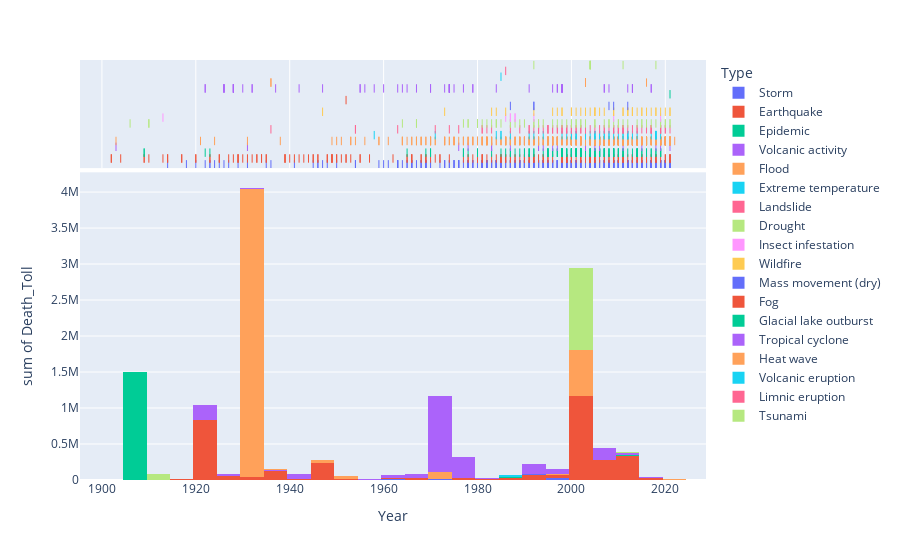

Notebook code for this chart:
### Markdown cell above
#### Above fig shows that China Followed by United States , India , Indonesia and Phillipines are the top 5 countries effected by disasters.

### Code cell
fig = px.histogram(df, x="Year", y="Death_Toll", color="Type", marginal="rug",
                   hover_data=df.columns)
fig.show()

### Figure 1 — Plotly figure (JSON) as saved in the notebook; plotly's stock layout.template omitted (floating-point values rounded to 4 significant figures; data arrays with more than 128 entries replaced by an {"elided": "..."} marker saying what was removed)
{"data": [{"alignmentgroup": "True", "bingroup": "x", "histfunc": "sum", "hovertemplate": "Type=Storm<br>Year=%{x}<br>sum of Death_Toll=%{y}<extra></extra>", "legendgroup": "Storm", "marker": {"color": "#636efa", "pattern": {"shape": ""}}, "name": "Storm", "offsetgroup": "Storm", "orientation": "v", "showlegend": true, "type": "histogram", "x": {"elided": "422 int values"}, "xaxis": "x", "y": {"elided": "422 int values"}, "yaxis": "y"}, {"alignmentgroup": "True", "boxpoints": "all", "customdata": {"elided": "422x8 mixed values"}, "fillcolor": "rgba(255,255,255,0)", "hoveron": "points", "hovertemplate": "Type=%{customdata[6]}<br>Year=%{x}<br>Unnamed: 0=%{customdata[0]}<br>Event_ID=%{customdata[1]}<br>Country_Code=%{customdata[2]}<br>Country_Name=%{customdata[3]}<br>Latitude=%{customdata[4]}<br>Longitude=%{customdata[5]}<br>Severity=%{customdata[7]}<extra></extra>", "jitter": 0, "legendgroup": "Storm", "line": {"color": "rgba(255,255,255,0)"}, "marker": {"color": "#636efa", "symbol": "line-ns-open"}, "name": "Storm", "offsetgroup": "Storm", "showlegend": false, "type": "box", "x": {"elided": "422 int values"}, "xaxis": "x2", "yaxis": "y2"}, {"alignmentgroup": "True", "bingroup": "x", "histfunc": "sum", "hovertemplate": "Type=Earthquake<br>Year=%{x}<br>sum of Death_Toll=%{y}<extra></extra>", "legendgroup": "Earthquake", "marker": {"color": "#EF553B", "pattern": {"shape": ""}}, "name": "Earthquake", "offsetgroup": "Earthquake", "orientation": "v", "showlegend": true, "type": "histogram", "x": {"elided": "200 int values"}, "xaxis": "x", "y": {"elided": "200 int values"}, "yaxis": "y"}, {"alignmentgroup": "True", "boxpoints": "all", "customdata": {"elided": "200x8 mixed values"}, "fillcolor": "rgba(255,255,255,0)", "hoveron": "points", "hovertemplate": "Type=%{customdata[6]}<br>Year=%{x}<br>Unnamed: 0=%{customdata[0]}<br>Event_ID=%{customdata[1]}<br>Country_Code=%{customdata[2]}<br>Country_Name=%{customdata[3]}<br>Latitude=%{customdata[4]}<br>Longitude=%{customdata[5]}<br>Severity=%{customdata[7]}<extra></extra>", "jitter": 0, "legendgroup": "Earthquake", "line": {"color": "rgba(255,255,255,0)"}, "marker": {"color": "#EF553B", "symbol": "line-ns-open"}, "name": "Earthquake", "offsetgroup": "Earthquake", "showlegend": false, "type": "box", "x": {"elided": "200 int values"}, "xaxis": "x2", "yaxis": "y2"}, {"alignmentgroup": "True", "bingroup": "x", "histfunc": "sum", "hovertemplate": "Type=Epidemic<br>Year=%{x}<br>sum of Death_Toll=%{y}<extra></extra>", "legendgroup": "Epidemic", "marker": {"color": "#00cc96", "pattern": {"shape": ""}}, "name": "Epidemic", "offsetgroup": "Epidemic", "orientation": "v", "showlegend": true, "type": "histogram", "x": {"elided": "149 int values"}, "xaxis": "x", "y": {"elided": "149 int values"}, "yaxis": "y"}, {"alignmentgroup": "True", "boxpoints": "all", "customdata": {"elided": "149x8 mixed values"}, "fillcolor": "rgba(255,255,255,0)", "hoveron": "points", "hovertemplate": "Type=%{customdata[6]}<br>Year=%{x}<br>Unnamed: 0=%{customdata[0]}<br>Event_ID=%{customdata[1]}<br>Country_Code=%{customdata[2]}<br>Country_Name=%{customdata[3]}<br>Latitude=%{customdata[4]}<br>Longitude=%{customdata[5]}<br>Severity=%{customdata[7]}<extra></extra>", "jitter": 0, "legendgroup": "Epidemic", "line": {"color": "rgba(255,255,255,0)"}, "marker": {"color": "#00cc96", "symbol": "line-ns-open"}, "name": "Epidemic", "offsetgroup": "Epidemic", "showlegend": false, "type": "box", "x": {"elided": "149 int values"}, "xaxis": "x2", "yaxis": "y2"}, {"alignmentgroup": "True", "bingroup": "x", "histfunc": "sum", "hovertemplate": "Type=Volcanic activity<br>Year=%{x}<br>sum of Death_Toll=%{y}<extra></extra>", "legendgroup": "Volcanic activity", "marker": {"color": "#ab63fa", "pattern": {"shape": ""}}, "name": "Volcanic activity", "offsetgroup": "Volcanic activity", "orientation": "v", "showlegend": true, "type": "histogram", "x": [2019, 1994, 1983, 2011, 1997, 2021, 2015, 1903, 1983, 1976, 1987, 1993, 1978, 1996, 1931, 2018, 2006, 1993, 2005, 2003], "xaxis": "x", "y": [21, 20, 20, 20, 20, 20, 20, 17, 20, 20, 20, 10, 20, 20, 1300, 453, 20, 2, 1, 20], "yaxis": "y"}, {"alignmentgroup": "True", "boxpoints": "all", "customdata": {"elided": "20x8 mixed values"}, "fillcolor": "rgba(255,255,255,0)", "hoveron": "points", "hovertemplate": "Type=%{customdata[6]}<br>Year=%{x}<br>Unnamed: 0=%{customdata[0]}<br>Event_ID=%{customdata[1]}<br>Country_Code=%{customdata[2]}<br>Country_Name=%{customdata[3]}<br>Latitude=%{customdata[4]}<br>Longitude=%{customdata[5]}<br>Severity=%{customdata[7]}<extra></extra>", "jitter": 0, "legendgroup": "Volcanic activity", "line": {"color": "rgba(255,255,255,0)"}, "marker": {"color": "#ab63fa", "symbol": "line-ns-open"}, "name": "Volcanic activity", "offsetgroup": "Volcanic activity", "showlegend": false, "type": "box", "x": [2019, 1994, 1983, 2011, 1997, 2021, 2015, 1903, 1983, 1976, 1987, 1993, 1978, 1996, 1931, 2018, 2006, 1993, 2005, 2003], "xaxis": "x2", "yaxis": "y2"}, {"alignmentgroup": "True", "bingroup": "x", "histfunc": "sum", "hovertemplate": "Type=Flood<br>Year=%{x}<br>sum of Death_Toll=%{y}<extra></extra>", "legendgroup": "Flood", "marker": {"color": "#FFA15A", "pattern": {"shape": ""}}, "name": "Flood", "offsetgroup": "Flood", "orientation": "v", "showlegend": true, "type": "histogram", "x": {"elided": "540 int values"}, "xaxis": "x", "y": {"elided": "540 int values"}, "yaxis": "y"}, {"alignmentgroup": "True", "boxpoints": "all", "customdata": {"elided": "540x8 mixed values"}, "fillcolor": "rgba(255,255,255,0)", "hoveron": "points", "hovertemplate": "Type=%{customdata[6]}<br>Year=%{x}<br>Unnamed: 0=%{customdata[0]}<br>Event_ID=%{customdata[1]}<br>Country_Code=%{customdata[2]}<br>Country_Name=%{customdata[3]}<br>Latitude=%{customdata[4]}<br>Longitude=%{customdata[5]}<br>Severity=%{customdata[7]}<extra></extra>", "jitter": 0, "legendgroup": "Flood", "line": {"color": "rgba(255,255,255,0)"}, "marker": {"color": "#FFA15A", "symbol": "line-ns-open"}, "name": "Flood", "offsetgroup": "Flood", "showlegend": false, "type": "box", "x": {"elided": "540 int values"}, "xaxis": "x2", "yaxis": "y2"}, {"alignmentgroup": "True", "bingroup": "x", "histfunc": "sum", "hovertemplate": "Type=Extreme temperature <br>Year=%{x}<br>sum of Death_Toll=%{y}<extra></extra>", "legendgroup": "Extreme temperature ", "marker": {"color": "#19d3f3", "pattern": {"shape": ""}}, "name": "Extreme temperature ", "offsetgroup": "Extreme temperature ", "orientation": "v", "showlegend": true, "type": "histogram", "x": [2018, 1994, 2012, 2005, 2001, 2006, 2000, 2011, 2008, 2003, 2010, 2012, 1958, 2018, 2006, 2014, 2005, 2018, 2001, 2003, 1991, 2004, 2007, 2017, 2007, 2008, 2005, 2003, 1987, 2009, 2013, 1998, 2018, 1985, 2000, 2001, 2011, 2012, 1985, 1999, 2005, 2018, 2019, 1984, 1992, 1971, 2012], "xaxis": "x", "y": [1, 5, 86, 191, 56, 21, 20, 20, 16, 20, 1, 64, 651, 2, 940, 78, 5, 180, 14, 400, 20, 15, 6, 3, 130, 2, 20, 15, 80, 27, 557, 60, 20, 20, 20, 21, 80, 112, 103, 140, 2, 44, 20, 290, 275, 400, 10], "yaxis": "y"}, {"alignmentgroup": "True", "boxpoints": "all", "customdata": {"elided": "47x8 mixed values"}, "fillcolor": "rgba(255,255,255,0)", "hoveron": "points", "hovertemplate": "Type=%{customdata[6]}<br>Year=%{x}<br>Unnamed: 0=%{customdata[0]}<br>Event_ID=%{customdata[1]}<br>Country_Code=%{customdata[2]}<br>Country_Name=%{customdata[3]}<br>Latitude=%{customdata[4]}<br>Longitude=%{customdata[5]}<br>Severity=%{customdata[7]}<extra></extra>", "jitter": 0, "legendgroup": "Extreme temperature ", "line": {"color": "rgba(255,255,255,0)"}, "marker": {"color": "#19d3f3", "symbol": "line-ns-open"}, "name": "Extreme temperature ", "offsetgroup": "Extreme temperature ", "showlegend": false, "type": "box", "x": [2018, 1994, 2012, 2005, 2001, 2006, 2000, 2011, 2008, 2003, 2010, 2012, 1958, 2018, 2006, 2014, 2005, 2018, 2001, 2003, 1991, 2004, 2007, 2017, 2007, 2008, 2005, 2003, 1987, 2009, 2013, 1998, 2018, 1985, 2000, 2001, 2011, 2012, 1985, 1999, 2005, 2018, 2019, 1984, 1992, 1971, 2012], "xaxis": "x2", "yaxis": "y2"}, {"alignmentgroup": "True", "bingroup": "x", "histfunc": "sum", "hovertemplate": "Type=Landslide<br>Year=%{x}<br>sum of Death_Toll=%{y}<extra></extra>", "legendgroup": "Landslide", "marker": {"color": "#FF6692", "pattern": {"shape": ""}}, "name": "Landslide", "offsetgroup": "Landslide", "orientation": "v", "showlegend": true, "type": "histogram", "x": [2002, 2017, 2004, 2019, 1936, 2006, 1993, 2020, 2007, 2003, 1954, 1983, 1998, 2002, 2001, 2009, 1997, 2005, 1954, 1995, 2019, 2007, 2009, 1976, 2011, 2012, 2010, 2000, 1994, 1981, 1998, 2013, 1996, 1989, 1993, 1971, 1992, 1982, 1993, 1999, 2020, 2015, 1995, 2003, 2010, 2016, 2019, 2000, 1987, 1991, 2001, 1974, 2017, 2019, 2008, 1998, 2014, 1981, 2009, 2017, 1999, 1991, 2021, 2017, 1995, 1999, 1963, 2000, 2011, 2010, 1993, 1997, 1996, 2011, 2011, 2014], "xaxis": "x", "y": [80, 22, 13, 23, 73, 11, 5, 10, 43, 15, 100, 20, 13, 16, 15, 14, 12, 7, 262, 95, 15, 20, 10, 25, 17, 75, 16, 86, 20, 26, 87, 7, 38, 41, 22, 600, 49, 1, 10, 58, 15, 12, 20, 1, 27, 10, 97, 58, 70, 33, 19, 90, 6, 13, 24, 14, 151, 20, 10, 28, 1, 200, 15, 11, 85, 30, 1917, 14, 13, 66, 36, 20, 56, 7, 59, 2700], "yaxis": "y"}, {"alignmentgroup": "True", "boxpoints": "all", "customdata": {"elided": "76x8 mixed values"}, "fillcolor": "rgba(255,255,255,0)", "hoveron": "points", "hovertemplate": "Type=%{customdata[6]}<br>Year=%{x}<br>Unnamed: 0=%{customdata[0]}<br>Event_ID=%{customdata[1]}<br>Country_Code=%{customdata[2]}<br>Country_Name=%{customdata[3]}<br>Latitude=%{customdata[4]}<br>Longitude=%{customdata[5]}<br>Severity=%{customdata[7]}<extra></extra>", "jitter": 0, "legendgroup": "Landslide", "line": {"color": "rgba(255,255,255,0)"}, "marker": {"color": "#FF6692", "symbol": "line-ns-open"}, "name": "Landslide", "offsetgroup": "Landslide", "showlegend": false, "type": "box", "x": [2002, 2017, 2004, 2019, 1936, 2006, 1993, 2020, 2007, 2003, 1954, 1983, 1998, 2002, 2001, 2009, 1997, 2005, 1954, 1995, 2019, 2007, 2009, 1976, 2011, 2012, 2010, 2000, 1994, 1981, 1998, 2013, 1996, 1989, 1993, 1971, 1992, 1982, 1993, 1999, 2020, 2015, 1995, 2003, 2010, 2016, 2019, 2000, 1987, 1991, 2001, 1974, 2017, 2019, 2008, 1998, 2014, 1981, 2009, 2017, 1999, 1991, 2021, 2017, 1995, 1999, 1963, 2000, 2011, 2010, 1993, 1997, 1996, 2011, 2011, 2014], "xaxis": "x2", "yaxis": "y2"}, {"alignmentgroup": "True", "bingroup": "x", "histfunc": "sum", "hovertemplate": "Type=Drought<br>Year=%{x}<br>sum of Death_Toll=%{y}<extra></extra>", "legendgroup": "Drought", "marker": {"color": "#B6E880", "pattern": {"shape": ""}}, "name": "Drought", "offsetgroup": "Drought", "orientation": "v", "showlegend": true, "type": "histogram", "x": [1978, 2010, 2009, 1999, 2018, 1987, 1980, 2021, 1993, 1967, 2021, 1988, 1983, 1992, 1906, 1987, 1980, 2005, 1992, 2016, 2001, 2015, 2007, 2011, 1964, 1982, 1977, 1967, 2003, 2008, 2002, 2005, 2008, 1993, 1980, 2001, 2019, 1910, 1910, 1994, 2010, 2002, 1989, 1997, 2012, 1980, 1985, 1990, 2014, 1996, 1980, 2020, 1978, 2019, 2017, 1984, 2020, 2015, 2000, 1984, 2000, 1998, 1981], "xaxis": "x", "y": [20, 20, 20, 20, 20, 20, 20, 20, 20, 600, 20, 1400, 20, 20, 20, 600, 20, 27, 20, 20, 20, 20, 20, 20, 20, 20, 20, 20, 20, 20, 20, 20, 20, 20, 20, 20, 20, 20, 85000, 20, 20, 20, 20, 20, 20, 20, 20, 20, 20, 20, 20, 20, 20, 20, 20, 20, 20, 20, 20, 20, 20, 20, 20], "yaxis": "y"}, {"alignmentgroup": "True", "boxpoints": "all", "customdata": {"elided": "63x8 mixed values"}, "fillcolor": "rgba(255,255,255,0)", "hoveron": "points", "hovertemplate": "Type=%{customdata[6]}<br>Year=%{x}<br>Unnamed: 0=%{customdata[0]}<br>Event_ID=%{customdata[1]}<br>Country_Code=%{customdata[2]}<br>Country_Name=%{customdata[3]}<br>Latitude=%{customdata[4]}<br>Longitude=%{customdata[5]}<br>Severity=%{customdata[7]}<extra></extra>", "jitter": 0, "legendgroup": "Drought", "line": {"color": "rgba(255,255,255,0)"}, "marker": {"color": "#B6E880", "symbol": "line-ns-open"}, "name": "Drought", "offsetgroup": "Drought", "showlegend": false, "type": "box", "x": [1978, 2010, 2009, 1999, 2018, 1987, 1980, 2021, 1993, 1967, 2021, 1988, 1983, 1992, 1906, 1987, 1980, 2005, 1992, 2016, 2001, 2015, 2007, 2011, 1964, 1982, 1977, 1967, 2003, 2008, 2002, 2005, 2008, 1993, 1980, 2001, 2019, 1910, 1910, 1994, 2010, 2002, 1989, 1997, 2012, 1980, 1985, 1990, 2014, 1996, 1980, 2020, 1978, 2019, 2017, 1984, 2020, 2015, 2000, 1984, 2000, 1998, 1981], "xaxis": "x2", "yaxis": "y2"}, {"alignmentgroup": "True", "bingroup": "x", "histfunc": "sum", "hovertemplate": "Type=Insect infestation<br>Year=%{x}<br>sum of Death_Toll=%{y}<extra></extra>", "legendgroup": "Insect infestation", "marker": {"color": "#FF97FF", "pattern": {"shape": ""}}, "name": "Insect infestation", "offsetgroup": "Insect infestation", "orientation": "v", "showlegend": true, "type": "histogram", "x": [1992, 1913, 1988, 2019, 1987, 1987, 1986, 1988, 2009], "xaxis": "x", "y": [20, 20, 20, 20, 20, 20, 20, 20, 20], "yaxis": "y"}, {"alignmentgroup": "True", "boxpoints": "all", "customdata": [[37, 1037, "ETH", "Ethiopia", 9.145, 40.49, "Insect infestation", "Medium Risk"], [68, 1068, "NER", "Niger", 17.61, 8.082, "Insect infestation", "Very High Risk"], [292, 1292, "MAR", "Morocco", 31.79, -7.093, "Insect infestation", "Medium Risk"], [426, 1426, "SOM", "Somalia", 5.152, 46.2, "Insect infestation", null], [428, 1428, "SDN", "Sudan", 12.86, 30.22, "Insect infestation", "High Risk"], [1275, 2275, "YMN", "Yemen Arab Rep", 0, 0, "Insect infestation", null], [1387, 2387, "ETH", "Ethiopia", 9.145, 40.49, "Insect infestation", "Medium Risk"], [1410, 2410, "TUN", "Tunisia", 33.89, 9.537, "Insect infestation", "Medium Risk"], [1472, 2472, "LBR", "Liberia", 6.428, -9.429, "Insect infestation", "High Risk"]], "fillcolor": "rgba(255,255,255,0)", "hoveron": "points", "hovertemplate": "Type=%{customdata[6]}<br>Year=%{x}<br>Unnamed: 0=%{customdata[0]}<br>Event_ID=%{customdata[1]}<br>Country_Code=%{customdata[2]}<br>Country_Name=%{customdata[3]}<br>Latitude=%{customdata[4]}<br>Longitude=%{customdata[5]}<br>Severity=%{customdata[7]}<extra></extra>", "jitter": 0, "legendgroup": "Insect infestation", "line": {"color": "rgba(255,255,255,0)"}, "marker": {"color": "#FF97FF", "symbol": "line-ns-open"}, "name": "Insect infestation", "offsetgroup": "Insect infestation", "showlegend": false, "type": "box", "x": [1992, 1913, 1988, 2019, 1987, 1987, 1986, 1988, 2009], "xaxis": "x2", "yaxis": "y2"}, {"alignmentgroup": "True", "bingroup": "x", "histfunc": "sum", "hovertemplate": "Type=Wildfire<br>Year=%{x}<br>sum of Death_Toll=%{y}<extra></extra>", "legendgroup": "Wildfire", "marker": {"color": "#FECB52", "pattern": {"shape": ""}}, "name": "Wildfire", "offsetgroup": "Wildfire", "orientation": "v", "showlegend": true, "type": "histogram", "x": [2019, 2017, 2014, 2011, 2011, 2001, 2004, 1984, 2013, 1998, 2002, 2012, 2021, 2012, 2021, 1947, 1983, 2005, 2006, 2013, 2009, 1992, 1986, 2020, 2016, 2013, 2005, 2015, 2000, 2018, 2013, 1973, 2000, 1996, 2007, 2003, 2009, 2005, 1997, 2012, 1998, 2018, 2015], "xaxis": "x", "y": [20, 64, 12, 1, 2, 20, 9, 20, 9, 20, 1, 5, 20, 2, 20, 20, 75, 15, 4, 2, 20, 56, 15, 20, 7, 1, 2, 20, 20, 14, 1, 20, 20, 1, 20, 20, 20, 20, 20, 7, 20, 20, 11], "yaxis": "y"}, {"alignmentgroup": "True", "boxpoints": "all", "customdata": {"elided": "43x8 mixed values"}, "fillcolor": "rgba(255,255,255,0)", "hoveron": "points", "hovertemplate": "Type=%{customdata[6]}<br>Year=%{x}<br>Unnamed: 0=%{customdata[0]}<br>Event_ID=%{customdata[1]}<br>Country_Code=%{customdata[2]}<br>Country_Name=%{customdata[3]}<br>Latitude=%{customdata[4]}<br>Longitude=%{customdata[5]}<br>Severity=%{customdata[7]}<extra></extra>", "jitter": 0, "legendgroup": "Wildfire", "line": {"color": "rgba(255,255,255,0)"}, "marker": {"color": "#FECB52", "symbol": "line-ns-open"}, "name": "Wildfire", "offsetgroup": "Wildfire", "showlegend": false, "type": "box", "x": [2019, 2017, 2014, 2011, 2011, 2001, 2004, 1984, 2013, 1998, 2002, 2012, 2021, 2012, 2021, 1947, 1983, 2005, 2006, 2013, 2009, 1992, 1986, 2020, 2016, 2013, 2005, 2015, 2000, 2018, 2013, 1973, 2000, 1996, 2007, 2003, 2009, 2005, 1997, 2012, 1998, 2018, 2015], "xaxis": "x2", "yaxis": "y2"}, {"alignmentgroup": "True", "bingroup": "x", "histfunc": "sum", "hovertemplate": "Type=Mass movement (dry)<br>Year=%{x}<br>sum of Death_Toll=%{y}<extra></extra>", "legendgroup": "Mass movement (dry)", "marker": {"color": "#636efa", "pattern": {"shape": ""}}, "name": "Mass movement (dry)", "offsetgroup": "Mass movement (dry)", "orientation": "v", "showlegend": true, "type": "histogram", "x": [1992, 2008, 1987, 1992, 2012, 2009], "xaxis": "x", "y": [49, 98, 131, 12, 16, 36], "yaxis": "y"}, {"alignmentgroup": "True", "boxpoints": "all", "customdata": [[91, 1091, "CHN", "China", 35.86, 104.2, "Mass movement (dry)", "Medium Risk"], [201, 1201, "EGY", "Egypt", 26.82, 30.8, "Mass movement (dry)", "Very Low Risk"], [409, 1409, "IDN", "Indonesia", -0.7893, 113.9, "Mass movement (dry)", "Very High Risk"], [760, 1760, "TJK", "Tajikistan", 38.86, 71.28, "Mass movement (dry)", "Medium Risk"], [1109, 2109, "IND", "India", 20.59, 78.96, "Mass movement (dry)", "Medium Risk"], [1260, 2260, "GTM", "Guatemala", 15.78, -90.23, "Mass movement (dry)", "Very High Risk"]], "fillcolor": "rgba(255,255,255,0)", "hoveron": "points", "hovertemplate": "Type=%{customdata[6]}<br>Year=%{x}<br>Unnamed: 0=%{customdata[0]}<br>Event_ID=%{customdata[1]}<br>Country_Code=%{customdata[2]}<br>Country_Name=%{customdata[3]}<br>Latitude=%{customdata[4]}<br>Longitude=%{customdata[5]}<br>Severity=%{customdata[7]}<extra></extra>", "jitter": 0, "legendgroup": "Mass movement (dry)", "line": {"color": "rgba(255,255,255,0)"}, "marker": {"color": "#636efa", "symbol": "line-ns-open"}, "name": "Mass movement (dry)", "offsetgroup": "Mass movement (dry)", "showlegend": false, "type": "box", "x": [1992, 2008, 1987, 1992, 2012, 2009], "xaxis": "x2", "yaxis": "y2"}, {"alignmentgroup": "True", "bingroup": "x", "histfunc": "sum", "hovertemplate": "Type=Fog<br>Year=%{x}<br>sum of Death_Toll=%{y}<extra></extra>", "legendgroup": "Fog", "marker": {"color": "#EF553B", "pattern": {"shape": ""}}, "name": "Fog", "offsetgroup": "Fog", "orientation": "v", "showlegend": true, "type": "histogram", "x": [1952], "xaxis": "x", "y": [4000], "yaxis": "y"}, {"alignmentgroup": "True", "boxpoints": "all", "customdata": [[236, 1236, "GBR", "United Kingdom", 55.38, -3.436, "Fog", "Low Risk"]], "fillcolor": "rgba(255,255,255,0)", "hoveron": "points", "hovertemplate": "Type=%{customdata[6]}<br>Year=%{x}<br>Unnamed: 0=%{customdata[0]}<br>Event_ID=%{customdata[1]}<br>Country_Code=%{customdata[2]}<br>Country_Name=%{customdata[3]}<br>Latitude=%{customdata[4]}<br>Longitude=%{customdata[5]}<br>Severity=%{customdata[7]}<extra></extra>", "jitter": 0, "legendgroup": "Fog", "line": {"color": "rgba(255,255,255,0)"}, "marker": {"color": "#EF553B", "symbol": "line-ns-open"}, "name": "Fog", "offsetgroup": "Fog", "showlegend": false, "type": "box", "x": [1952], "xaxis": "x2", "yaxis": "y2"}, {"alignmentgroup": "True", "bingroup": "x", "histfunc": "sum", "hovertemplate": "Type=Glacial lake outburst<br>Year=%{x}<br>sum of Death_Toll=%{y}<extra></extra>", "legendgroup": "Glacial lake outburst", "marker": {"color": "#00cc96", "pattern": {"shape": ""}}, "name": "Glacial lake outburst", "offsetgroup": "Glacial lake outburst", "orientation": "v", "showlegend": true, "type": "histogram", "x": [2021], "xaxis": "x", "y": [16], "yaxis": "y"}, {"alignmentgroup": "True", "boxpoints": "all", "customdata": [[986, 1986, "IND", "India", 20.59, 78.96, "Glacial lake outburst", "Medium Risk"]], "fillcolor": "rgba(255,255,255,0)", "hoveron": "points", "hovertemplate": "Type=%{customdata[6]}<br>Year=%{x}<br>Unnamed: 0=%{customdata[0]}<br>Event_ID=%{customdata[1]}<br>Country_Code=%{customdata[2]}<br>Country_Name=%{customdata[3]}<br>Latitude=%{customdata[4]}<br>Longitude=%{customdata[5]}<br>Severity=%{customdata[7]}<extra></extra>", "jitter": 0, "legendgroup": "Glacial lake outburst", "line": {"color": "rgba(255,255,255,0)"}, "marker": {"color": "#00cc96", "symbol": "line-ns-open"}, "name": "Glacial lake outburst", "offsetgroup": "Glacial lake outburst", "showlegend": false, "type": "box", "x": [2021], "xaxis": "x2", "yaxis": "y2"}, {"alignmentgroup": "True", "bingroup": "x", "histfunc": "sum", "hovertemplate": "Type=Tropical cyclone<br>Year=%{x}<br>sum of Death_Toll=%{y}<extra></extra>", "legendgroup": "Tropical cyclone", "marker": {"color": "#ab63fa", "pattern": {"shape": ""}}, "name": "Tropical cyclone", "offsetgroup": "Tropical cyclone", "orientation": "v", "showlegend": true, "type": "histogram", "x": [1922, 1922, 1926, 1926, 1926, 1926, 1928, 1928, 1928, 1928, 1928, 1930, 1932, 1932, 1937, 1942, 1947, 1955, 1955, 1956, 1958, 1960, 1963, 1964, 1965, 1967, 1970, 1970, 1973, 1974, 1974, 1974, 1974, 1974, 1974, 1975, 1977, 1979, 1979, 1984, 1991, 1996, 1997, 1997, 1998, 1998, 1998, 1998, 1998, 1998, 2007, 2007, 2008, 2012, 2013, 2013, 2013, 2017, 2017], "xaxis": "x", "y": [100000, 100000, 709, 709, 709, 709, 4112, 4112, 4112, 4112, 4112, 8000, 3103, 3103, 11021, 61000, 1077, 1023, 1023, 4935, 1269, 14174, 22000, 7000, 47000, 10000, 500000, 500000, 1653, 8210, 8210, 8210, 8210, 8210, 8210, 229000, 50000, 2069, 2069, 1474, 138866, 1077, 3123, 3123, 11374, 11374, 11374, 11374, 11374, 11374, 15000, 15000, 138373, 1901, 6340, 6340, 6340, 3059, 3059], "yaxis": "y"}, {"alignmentgroup": "True", "boxpoints": "all", "customdata": {"elided": "59x8 mixed values"}, "fillcolor": "rgba(255,255,255,0)", "hoveron": "points", "hovertemplate": "Type=%{customdata[6]}<br>Year=%{x}<br>Unnamed: 0=%{customdata[0]}<br>Event_ID=%{customdata[1]}<br>Country_Code=%{customdata[2]}<br>Country_Name=%{customdata[3]}<br>Latitude=%{customdata[4]}<br>Longitude=%{customdata[5]}<br>Severity=%{customdata[7]}<extra></extra>", "jitter": 0, "legendgroup": "Tropical cyclone", "line": {"color": "rgba(255,255,255,0)"}, "marker": {"color": "#ab63fa", "symbol": "line-ns-open"}, "name": "Tropical cyclone", "offsetgroup": "Tropical cyclone", "showlegend": false, "type": "box", "x": [1922, 1922, 1926, 1926, 1926, 1926, 1928, 1928, 1928, 1928, 1928, 1930, 1932, 1932, 1937, 1942, 1947, 1955, 1955, 1956, 1958, 1960, 1963, 1964, 1965, 1967, 1970, 1970, 1973, 1974, 1974, 1974, 1974, 1974, 1974, 1975, 1977, 1979, 1979, 1984, 1991, 1996, 1997, 1997, 1998, 1998, 1998, 1998, 1998, 1998, 2007, 2007, 2008, 2012, 2013, 2013, 2013, 2017, 2017], "xaxis": "x2", "yaxis": "y2"}, {"alignmentgroup": "True", "bingroup": "x", "histfunc": "sum", "hovertemplate": "Type=Heat wave<br>Year=%{x}<br>sum of Death_Toll=%{y}<extra></extra>", "legendgroup": "Heat wave", "marker": {"color": "#FFA15A", "pattern": {"shape": ""}}, "name": "Heat wave", "offsetgroup": "Heat wave", "orientation": "v", "showlegend": true, "type": "histogram", "x": [1936, 1936, 2003, 2003, 2003, 2003, 2003, 2003, 2003, 2003, 2003, 2016], "xaxis": "x", "y": [5000, 5000, 70000, 70000, 70000, 70000, 70000, 70000, 70000, 70000, 70000, 1111], "yaxis": "y"}, {"alignmentgroup": "True", "boxpoints": "all", "customdata": [[1528, 2528, "USA", "United States", 37.09, -95.71, "Heat wave", "Low Risk"], [1529, 2529, "CAN", "Canada", 56.13, -106.3, "Heat wave", "Very Low Risk"], [1611, 2611, "FRA", "France", 46.23, 2.214, "Heat wave", "Very Low Risk"], [1612, 2612, "PRT", "Portugal", 39.4, -8.224, "Heat wave", "Low Risk"], [1613, 2613, "GBR", "United Kingdom", 55.38, -3.436, "Heat wave", "Low Risk"], [1614, 2614, "NLD", "Netherlands", 52.13, 5.291, "Heat wave", "High Risk"], [1615, 2615, "DEU", "Germany", 51.17, 10.45, "Heat wave", "Very Low Risk"], [1616, 2616, "ESP", "Spain", 40.46, -3.749, "Heat wave", "Very Low Risk"], [1617, 2617, "SWE", "Sweden", 60.13, 18.64, "Heat wave", "Very Low Risk"], [1618, 2618, "ITA", "Italy", 41.87, 12.57, "Heat wave", "Low Risk"], [1619, 2619, "IRL", "Ireland", 53.41, -8.244, "Heat wave", "Low Risk"], [1647, 2647, "IND", "India", 20.59, 78.96, "Heat wave", "Medium Risk"]], "fillcolor": "rgba(255,255,255,0)", "hoveron": "points", "hovertemplate": "Type=%{customdata[6]}<br>Year=%{x}<br>Unnamed: 0=%{customdata[0]}<br>Event_ID=%{customdata[1]}<br>Country_Code=%{customdata[2]}<br>Country_Name=%{customdata[3]}<br>Latitude=%{customdata[4]}<br>Longitude=%{customdata[5]}<br>Severity=%{customdata[7]}<extra></extra>", "jitter": 0, "legendgroup": "Heat wave", "line": {"color": "rgba(255,255,255,0)"}, "marker": {"color": "#FFA15A", "symbol": "line-ns-open"}, "name": "Heat wave", "offsetgroup": "Heat wave", "showlegend": false, "type": "box", "x": [1936, 1936, 2003, 2003, 2003, 2003, 2003, 2003, 2003, 2003, 2003, 2016], "xaxis": "x2", "yaxis": "y2"}, {"alignmentgroup": "True", "bingroup": "x", "histfunc": "sum", "hovertemplate": "Type=Volcanic eruption<br>Year=%{x}<br>sum of Death_Toll=%{y}<extra></extra>", "legendgroup": "Volcanic eruption", "marker": {"color": "#19d3f3", "pattern": {"shape": ""}}, "name": "Volcanic eruption", "offsetgroup": "Volcanic eruption", "orientation": "v", "showlegend": true, "type": "histogram", "x": [1985], "xaxis": "x", "y": [23000], "yaxis": "y"}, {"alignmentgroup": "True", "boxpoints": "all", "customdata": [[1585, 2585, "COL", "Colombia", 4.571, -74.3, "Volcanic eruption", "Medium Risk"]], "fillcolor": "rgba(255,255,255,0)", "hoveron": "points", "hovertemplate": "Type=%{customdata[6]}<br>Year=%{x}<br>Unnamed: 0=%{customdata[0]}<br>Event_ID=%{customdata[1]}<br>Country_Code=%{customdata[2]}<br>Country_Name=%{customdata[3]}<br>Latitude=%{customdata[4]}<br>Longitude=%{customdata[5]}<br>Severity=%{customdata[7]}<extra></extra>", "jitter": 0, "legendgroup": "Volcanic eruption", "line": {"color": "rgba(255,255,255,0)"}, "marker": {"color": "#19d3f3", "symbol": "line-ns-open"}, "name": "Volcanic eruption", "offsetgroup": "Volcanic eruption", "showlegend": false, "type": "box", "x": [1985], "xaxis": "x2", "yaxis": "y2"}, {"alignmentgroup": "True", "bingroup": "x", "histfunc": "sum", "hovertemplate": "Type=Limnic eruption<br>Year=%{x}<br>sum of Death_Toll=%{y}<extra></extra>", "legendgroup": "Limnic eruption", "marker": {"color": "#FF6692", "pattern": {"shape": ""}}, "name": "Limnic eruption", "offsetgroup": "Limnic eruption", "orientation": "v", "showlegend": true, "type": "histogram", "x": [1986], "xaxis": "x", "y": [1746], "yaxis": "y"}, {"alignmentgroup": "True", "boxpoints": "all", "customdata": [[1586, 2586, "CMR", "Cameroon", 7.37, 12.35, "Limnic eruption", "Very High Risk"]], "fillcolor": "rgba(255,255,255,0)", "hoveron": "points", "hovertemplate": "Type=%{customdata[6]}<br>Year=%{x}<br>Unnamed: 0=%{customdata[0]}<br>Event_ID=%{customdata[1]}<br>Country_Code=%{customdata[2]}<br>Country_Name=%{customdata[3]}<br>Latitude=%{customdata[4]}<br>Longitude=%{customdata[5]}<br>Severity=%{customdata[7]}<extra></extra>", "jitter": 0, "legendgroup": "Limnic eruption", "line": {"color": "rgba(255,255,255,0)"}, "marker": {"color": "#FF6692", "symbol": "line-ns-open"}, "name": "Limnic eruption", "offsetgroup": "Limnic eruption", "showlegend": false, "type": "box", "x": [1986], "xaxis": "x2", "yaxis": "y2"}, {"alignmentgroup": "True", "bingroup": "x", "histfunc": "sum", "hovertemplate": "Type=Tsunami<br>Year=%{x}<br>sum of Death_Toll=%{y}<extra></extra>", "legendgroup": "Tsunami", "marker": {"color": "#B6E880", "pattern": {"shape": ""}}, "name": "Tsunami", "offsetgroup": "Tsunami", "orientation": "v", "showlegend": true, "type": "histogram", "x": [1992, 2004, 2004, 2004, 2004, 2004, 2011, 2018], "xaxis": "x", "y": [2500, 227898, 227898, 227898, 227898, 227898, 19749, 4340], "yaxis": "y"}, {"alignmentgroup": "True", "boxpoints": "all", "customdata": [[1593, 2593, "IDN", "Indonesia", -0.7893, 113.9, "Tsunami", "Very High Risk"], [1621, 2621, "IDN", "Indonesia", -0.7893, 113.9, "Tsunami", "Very High Risk"], [1623, 2623, "LKA", "Sri Lanka", 7.873, 80.77, "Tsunami", "High Risk"], [1625, 2625, "IND", "India", 20.59, 78.96, "Tsunami", "Medium Risk"], [1627, 2627, "THA", "Thailand", 15.87, 101.0, "Tsunami", "Medium Risk"], [1629, 2629, "SOM", "Somalia", 5.152, 46.2, "Tsunami", null], [1639, 2639, "JPN", "Japan", 36.2, 138.3, "Tsunami", "Very High Risk"], [1651, 2651, "IDN", "Indonesia", -0.7893, 113.9, "Tsunami", "Very High Risk"]], "fillcolor": "rgba(255,255,255,0)", "hoveron": "points", "hovertemplate": "Type=%{customdata[6]}<br>Year=%{x}<br>Unnamed: 0=%{customdata[0]}<br>Event_ID=%{customdata[1]}<br>Country_Code=%{customdata[2]}<br>Country_Name=%{customdata[3]}<br>Latitude=%{customdata[4]}<br>Longitude=%{customdata[5]}<br>Severity=%{customdata[7]}<extra></extra>", "jitter": 0, "legendgroup": "Tsunami", "line": {"color": "rgba(255,255,255,0)"}, "marker": {"color": "#B6E880", "symbol": "line-ns-open"}, "name": "Tsunami", "offsetgroup": "Tsunami", "showlegend": false, "type": "box", "x": [1992, 2004, 2004, 2004, 2004, 2004, 2011, 2018], "xaxis": "x2", "yaxis": "y2"}], "layout": {"barmode": "relative", "legend": {"title": {"text": "Type"}, "tracegroupgap": 0}, "margin": {"t": 60}, "xaxis": {"anchor": "y", "domain": [0, 1], "title": {"text": "Year"}}, "xaxis2": {"anchor": "y2", "domain": [0, 1], "matches": "x", "showgrid": true, "showticklabels": false}, "yaxis": {"anchor": "x", "domain": [0, 0.7326], "title": {"text": "sum of Death_Toll"}}, "yaxis2": {"anchor": "x2", "domain": [0.7426, 1], "matches": "y2", "showgrid": false, "showline": false, "showticklabels": false, "ticks": ""}}}
